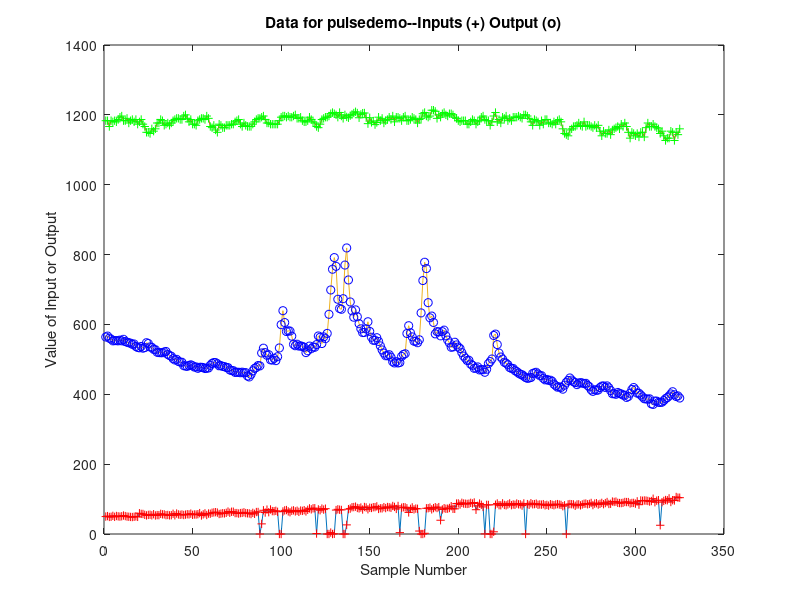

Write the MATLAB code that produced this figure. (Note: this script raises an error after producing the figure.)
echo on
%PULSDEMO Demonstrates PLSPULSM for FIR model identification
%
% This is a demonstration of the PLSPULSM function for 
% identification of multi-input single output (MISO) 
% finite impulse reponse (FIR) dynamic models.

%Copyright Eigenvector Research, Inc. 1991-98
%Modified April 1994
%Modified BMW 3/98

% First, lets load the data and plot it up.

load pulsdata
echo off
[ns,nv] = size(data);
plot(1:ns,data,1:ns,data(:,1),'+r',1:ns,data(:,2),'+g',1:ns,data(:,3),'ob')
title('Data for pulsedemo--Inputs (+) Output (o)')
xlabel('Sample Number')
ylabel('Value of Input or Output')
echo on

% What you see on the plot is some actual process input/output
% data.  The inputs are a feed rate (bottom line) and a 
% a temperature at a particular location (top line).  The output
% is a temperature at another spot.  We would like to build a
% model that tells us what the output temperature is going to
% be given the past vaules of the feed rate and other temperature.

% We can immediately see that we're going to have to do some
% scaling, since the variables are very different is size.
% Lets start by doing that.
pause

[adata,mx,stdx] = auto(data);
echo off
plot(1:ns,adata,1:ns,adata(:,1),'+r',1:ns,adata(:,2),'+g',1:ns,adata(:,3),'ob')
title('Data for pulsedemo--Inputs (+) Output (o)')
xlabel('Sample Number')
ylabel('Value of Input or Output')
echo on

% In this view of the data we can begin to see how the data
% does appear to be correlated, but the relationship looks
% pretty complex.  Lets see if we can build a model that relates
% the process inputs to the outputs using 'plspulsm'.  First,
% however, there are several decisions we have to make.  We first
% must decide how many past samples we're going to use for each
% of the inputs.  I'm going to chose 15 and 25 for this example.
% Next, we must choose the maximum number of lv to consider. I'll
% choose 5 and set the number of cross-validation splits of
% of the data to be 5.  Finally, the time delays between 
% the inputs and output must be specified.  I'll choose
% 1 unit for each of them.
pause

% We are now ready to use the routine.  Once it starts it will
% rewrite the data files, then use a contiguous block cross-
% validation to determine the best number of latent variables
% to use.  The PRESS plots will be shown for each trial, then
% all the PRESS plots will be shown together.  (Press any key to
% start the function after showing each of these last plots.) 
% The function will finish by showing the coefficients in the
% pulse response vector and the actual and predicted process 
% output based on the 'optimum' model.  Press a key when ready
% to start.
pause

b = plspulsm(adata(:,1:2),adata(:,3),[15 25],5,5,[1 1]);

% So we see that the function chose 2 latent variables.

% We can use the regression vector from the 'plspulsm' function
% on the original data and rescale the result to get a better
% idea of how good the fit is.  In order to do this we need to
% write the data into the correct format using the 'wrtpulse'
% function.  We then multiply by the regression vector b, and
% then use 'rescale' (along with the mean and std. dev. of the
% original output data) to get the data back to the original
% scaling.
pause

[newu,newy] = wrtpulse(adata(:,1:2),adata(:,3),[15 25],[1 1]);
ypred = newu*b;
ypred = rescale(ypred,mx(1,3),stdx(1,3));
yact = rescale(newy,mx(1,3),stdx(1,3));
[ns,nv] = size(newy);
echo off
plot(1:ns,yact,'-g',1:ns,yact,'og',1:ns,ypred,'-r',1:ns,ypred,'+r')
title('Actual (o) and Predicted (+) Output for PLS Pulse Response Model')
xlabel('Sample Number (time)')
ylabel('Temperature')
echo on

pause

% We can also plot the prediction residuals

echo off
plot(1:ns,yact-ypred,1:ns,yact-ypred,'xr'), grid
title('Model Prediction Residuals')
xlabel('Sample Number (time)')
ylabel('Actual - Predicted')
echo on

% So you can see that most of the time the prediction is within
% 50 degrees of the observed temperature.  For this system, this 
% prediction is actually pretty good.
